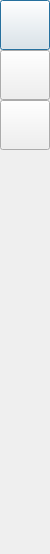
<?xml version="1.0" encoding="UTF-8"?>
<ui version="4.0">
 <class>UserMenuItem</class>
 <widget class="QWidget" name="UserMenuItem">
  <property name="geometry">
   <rect>
    <x>0</x>
    <y>0</y>
    <width>50</width>
    <height>554</height>
   </rect>
  </property>
  <property name="minimumSize">
   <size>
    <width>50</width>
    <height>400</height>
   </size>
  </property>
  <property name="maximumSize">
   <size>
    <width>50</width>
    <height>16777215</height>
   </size>
  </property>
  <property name="windowTitle">
   <string>Form</string>
  </property>
  <layout class="QGridLayout" name="gridLayout_2">
   <property name="leftMargin">
    <number>0</number>
   </property>
   <property name="topMargin">
    <number>0</number>
   </property>
   <property name="rightMargin">
    <number>0</number>
   </property>
   <property name="bottomMargin">
    <number>0</number>
   </property>
   <property name="spacing">
    <number>0</number>
   </property>
   <item row="0" column="0">
    <layout class="QVBoxLayout" name="verticalLayout_2">
     <property name="spacing">
      <number>0</number>
     </property>
     <item>
      <layout class="QGridLayout" name="gridLayout">
       <property name="spacing">
        <number>0</number>
       </property>
       <item row="0" column="0">
        <widget class="QPushButton" name="pushButton">
         <property name="minimumSize">
          <size>
           <width>50</width>
           <height>50</height>
          </size>
         </property>
         <property name="maximumSize">
          <size>
           <width>50</width>
           <height>50</height>
          </size>
         </property>
         <property name="styleSheet">
          <string notr="true"/>
         </property>
         <property name="text">
          <string/>
         </property>
         <property name="checkable">
          <bool>true</bool>
         </property>
         <property name="default">
          <bool>true</bool>
         </property>
        </widget>
       </item>
       <item row="1" column="0">
        <widget class="QPushButton" name="pushButton_2">
         <property name="minimumSize">
          <size>
           <width>50</width>
           <height>50</height>
          </size>
         </property>
         <property name="maximumSize">
          <size>
           <width>50</width>
           <height>50</height>
          </size>
         </property>
         <property name="styleSheet">
          <string notr="true">image: url(:/icon/chat.jpg);</string>
         </property>
         <property name="text">
          <string/>
         </property>
         <property name="checkable">
          <bool>true</bool>
         </property>
        </widget>
       </item>
       <item row="2" column="0">
        <widget class="QPushButton" name="pushButton_3">
         <property name="minimumSize">
          <size>
           <width>50</width>
           <height>50</height>
          </size>
         </property>
         <property name="maximumSize">
          <size>
           <width>50</width>
           <height>50</height>
          </size>
         </property>
         <property name="styleSheet">
          <string notr="true">image: url(:/icon/setting.jpg);</string>
         </property>
         <property name="text">
          <string/>
         </property>
         <property name="checkable">
          <bool>true</bool>
         </property>
        </widget>
       </item>
      </layout>
     </item>
     <item>
      <spacer name="verticalSpacer_2">
       <property name="orientation">
        <enum>Qt::Orientation::Vertical</enum>
       </property>
       <property name="sizeHint" stdset="0">
        <size>
         <width>20</width>
         <height>40</height>
        </size>
       </property>
      </spacer>
     </item>
    </layout>
   </item>
  </layout>
 </widget>
 <resources/>
 <connections/>
</ui>
